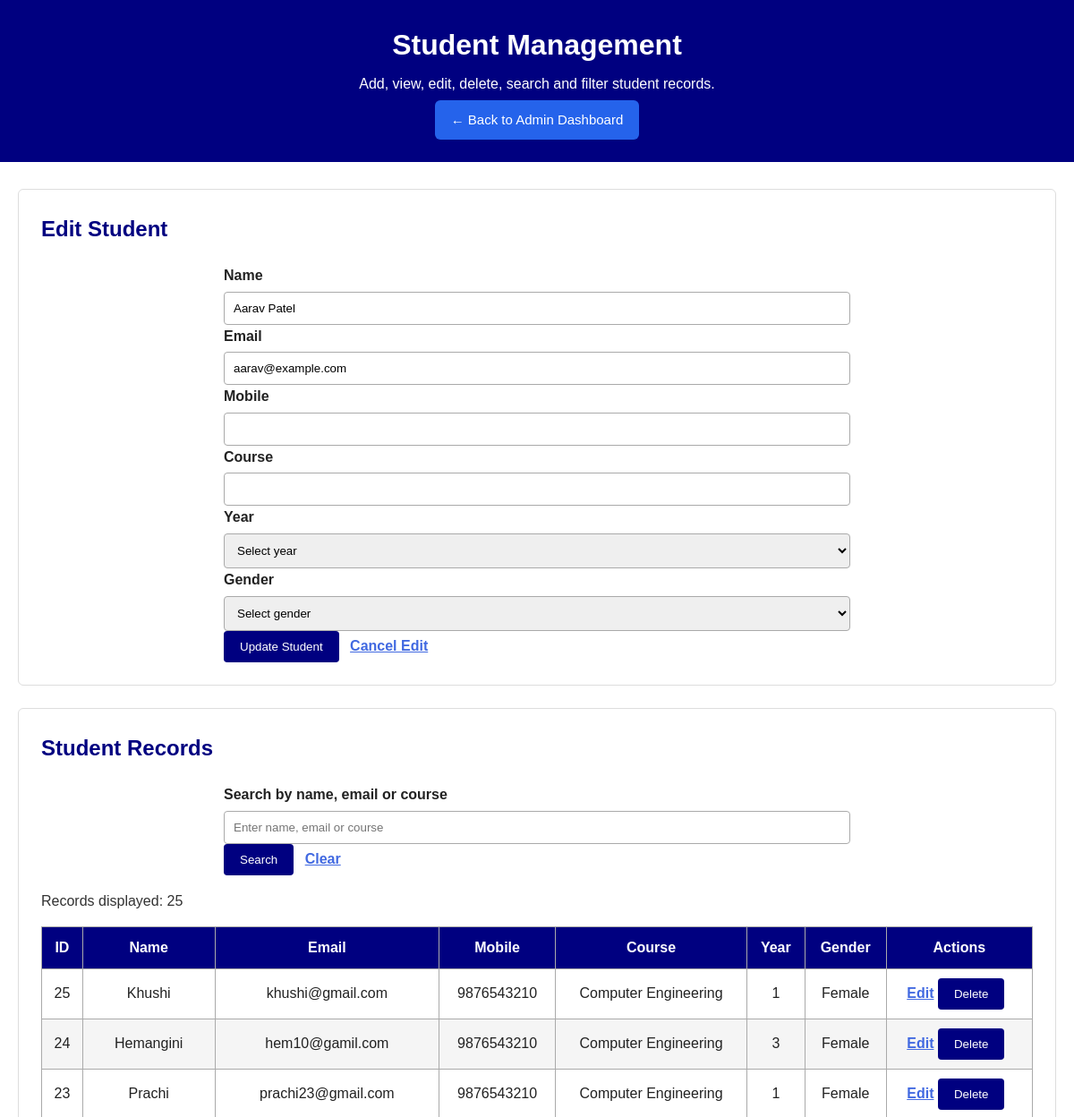
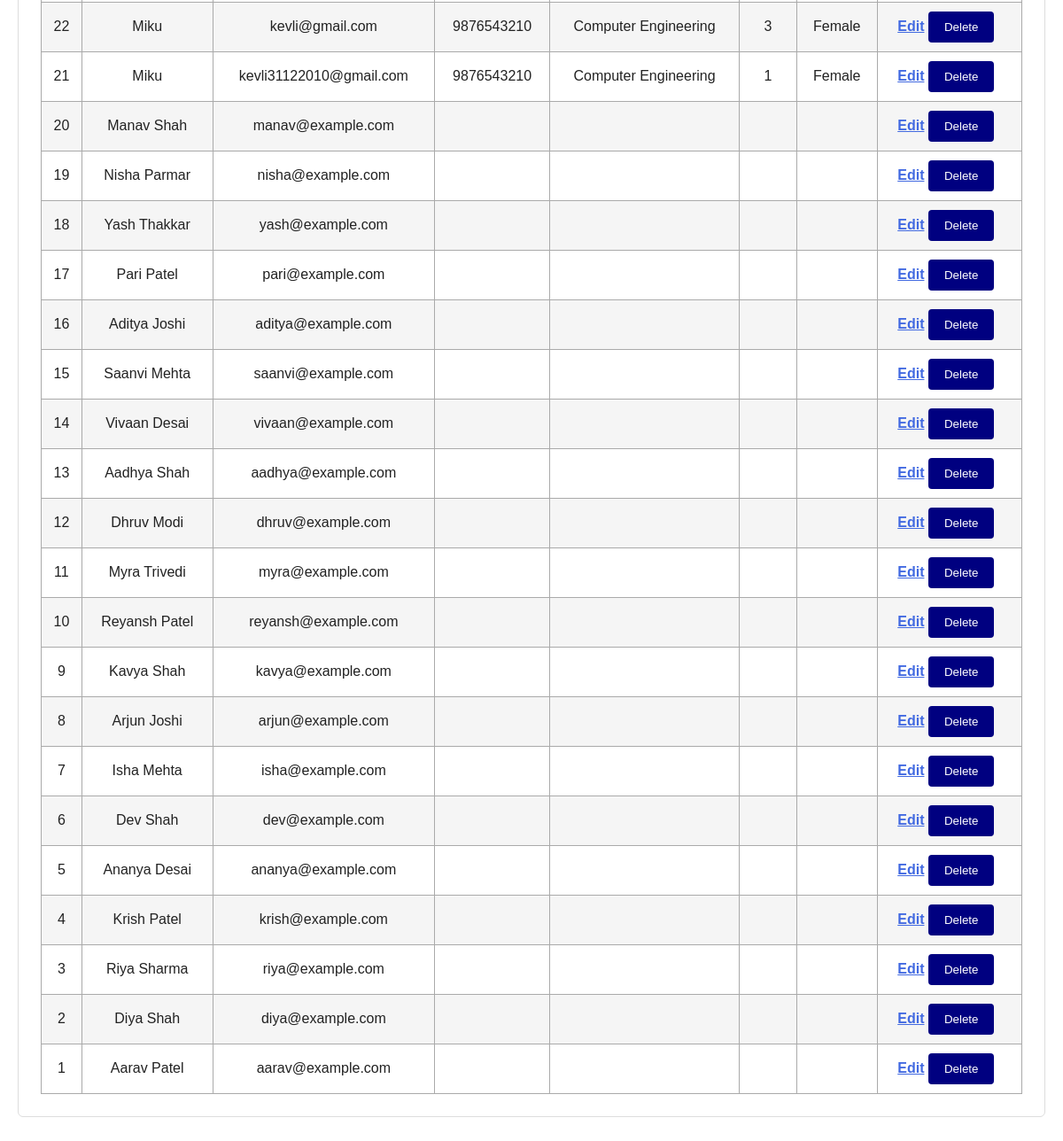
The app's page /Pages/manage_students.php?edit=1 (signed in) with its own data (2 pictures, top to bottom).
### tables this page shows
CREATE TABLE `students` (
  `student_id` int(11) NOT NULL,
  `name` varchar(100) NOT NULL,
  `email` varchar(100) NOT NULL,
  `password` varchar(255) NOT NULL,
  `created_at` timestamp NOT NULL DEFAULT current_timestamp(),
  `mobile` varchar(10) DEFAULT NULL,
  `course` varchar(50) DEFAULT NULL,
  `year` tinyint(3) UNSIGNED DEFAULT NULL,
  `gender` varchar(10) DEFAULT NULL
);

### Pages/manage_students.php (the view, shortened to what this page needs)
<?php
require_once __DIR__ . "/../config/db.php";
$search = trim($_GET["search"] ?? "");
function clean($value) {
    return htmlspecialchars((string)$value, ENT_QUOTES, "UTF-8");
}
$editStudent = null;
if (isset($_GET["edit"])) {
    $id = (int)$_GET["edit"];
    $stmt = $conn->prepare(
        "SELECT student_id, name, email, mobile, course, year, gender
         FROM students WHERE student_id = ?"
    );
    $stmt->bind_param("i", $id);
    $stmt->execute();
    $editStudent = $stmt->get_result()->fetch_assoc();
}
$sql = "SELECT student_id, name, email, mobile, course, year, gender, created_at
        FROM students";
$sql .= " ORDER BY student_id DESC";
$stmt = $conn->prepare($sql);
$stmt->execute();
$students = $stmt->get_result();
?>
<!DOCTYPE html>
<html lang="en">
<head>
    <link rel="stylesheet" href="../css/style.css">
</head>
<body>
<header>
    <h1>Student Management</h1>
    <p>Add, view, edit, delete, search and filter student records.</p>
    <a href="admin_dashboard.php" class="btn">← Back to Admin Dashboard</a>
</header>
<main>
    <section>
        <h2><?= $editStudent ? "Edit Student" : "Add Student" ?></h2>
        <form method="post">
            <label>Name</label>
            <input name="name" required maxlength="100"
                   value="<?= clean($editStudent["name"] ?? "") ?>">
            <label>Email</label>
            <input type="email" name="email" required maxlength="100"
                   value="<?= clean($editStudent["email"] ?? "") ?>">
            <label>Mobile</label>
            <input name="mobile" required pattern="[0-9]{10}"
                   maxlength="10"
                   value="<?= clean($editStudent["mobile"] ?? "") ?>">
            <label>Course</label>
            <input name="course" required
                   value="<?= clean($editStudent["course"] ?? "") ?>">
            <label>Year</label>
            <select name="year" required>
                <option value="">Select year</option>
            </select>
            <label>Gender</label>
            <select name="gender" required>
                <option value="">Select gender</option>
            </select>
            <button type="submit">
                <?= $editStudent ? "Update Student" : "Add Student" ?>
            </button>
            <?php if ($editStudent): ?>
                <a href="manage_students.php">Cancel Edit</a>
            <?php endif; ?>
        </form>
    </section>
    <section>
        <h2>Student Records</h2>
        <form method="get">
            <label>Search by name, email or course</label>
            <input name="search" value="<?= clean($search) ?>"
                   placeholder="Enter name, email or course">
            <button type="submit">Search</button>
            <a href="manage_students.php">Clear</a>
        </form>
        <p>Records displayed: <?= $students->num_rows ?></p>
        <table>
            <thead>
                <tr>
                    <th>ID</th>
                    <th>Name</th>
                    <th>Email</th>
                    <th>Mobile</th>
                    <th>Course</th>
                    <th>Year</th>
                    <th>Gender</th>
                    <th>Actions</th>
                </tr>
            </thead>
            <tbody>
            <?php while ($row = $students->fetch_assoc()): ?>
                <tr>
                    <td><?= (int)$row["student_id"] ?></td>
                    <td><?= clean($row["name"]) ?></td>
                    <td><?= clean($row["email"]) ?></td>
                    <td><?= clean($row["mobile"]) ?></td>
                    <td><?= clean($row["course"]) ?></td>
                    <td><?= clean($row["year"]) ?></td>
                    <td><?= clean($row["gender"]) ?></td>
                    <td>
                        <a href="?edit=<?= (int)$row["student_id"] ?>">Edit</a>
                        <form method="post" style="display:inline"
                              onsubmit="return confirm('Delete this student record?');">
                            <button type="submit">Delete</button>
                        </form>
                    </td>
                </tr>
            <?php endwhile; ?>
            </tbody>
        </table>
    </section>
</main>
</body>
</html>

### css/style.css (style rules this page uses)
* { box-sizing: border-box; }
body { background-color: white; font-family: Arial, sans-serif; color: #222; margin: 0; padding: 0; line-height: 1.6; }
header { background-color: navy; color: white; text-align: center; padding: 25px 20px; }
header h1, header h2 { color: white; margin: 0 0 5px; }
header p { color: white; margin: 5px 0; }
main { max-width: 1200px; margin: 0 auto; padding: 30px 20px; }
section { background-color: white; padding: 25px; margin-bottom: 25px; border: 1px solid #ddd; border-radius: 6px; }
h1, h2, h3 { color: navy; }
section h2 { margin-top: 0; }
p { color: #333; }
form { max-width: 700px; margin: 0 auto; }
label { color: #222; font-weight: bold; }
input, select, textarea { width: 100%; padding: 10px; margin-top: 5px; border: 1px solid #aaa; border-radius: 4px; font-family: Arial, sans-serif; }
button { background-color: navy; color: white; border: none; padding: 10px 18px; margin-right: 8px; border-radius: 4px; cursor: pointer; }
table { width: 100%; border-collapse: collapse; margin-top: 15px; }
th { background-color: navy; color: white; }
th, td { border: 1px solid #aaa; padding: 10px; text-align: center; }
tbody tr:nth-child(even) { background-color: #f5f5f5; }
main a { color: royalblue; font-weight: bold; }
.btn { display: inline-block; padding: 10px 18px; background-color: #2563eb; color: white; text-decoration: none; border: none; border-radius: 6px; font-size: 15px; cursor: pointer; }

### records on screen
students: name "Aarav Patel", email "aarav@example.com", student_id "1"
students: student_id "25", name "Khushi", email "khushi@gmail.com", mobile "9876543210", course "Computer Engineering", year "1", gender "Female"
students: student_id "24", name "Hemangini", email "hem10@gamil.com", mobile "9876543210", course "Computer Engineering", year "3", gender "Female"
students: student_id "23", name "Prachi", email "prachi23@gmail.com", mobile "9876543210", course "Computer Engineering", year "1", gender "Female"
students: student_id "22", name "Miku", email "kevli@gmail.com", mobile "9876543210", course "Computer Engineering", year "3", gender "Female"
students: student_id "21", name "Miku", email "kevli31122010@gmail.com", mobile "9876543210", course "Computer Engineering", year "1", gender "Female"
students: student_id "20", name "Manav Shah", email "manav@example.com"
students: student_id "19", name "Nisha Parmar", email "nisha@example.com"
students: student_id "18", name "Yash Thakkar", email "yash@example.com"
students: student_id "17", name "Pari Patel", email "pari@example.com"
students: student_id "16", name "Aditya Joshi", email "aditya@example.com"
students: student_id "15", name "Saanvi Mehta", email "saanvi@example.com"
students: student_id "14", name "Vivaan Desai", email "vivaan@example.com"
students: student_id "13", name "Aadhya Shah", email "aadhya@example.com"
students: student_id "12", name "Dhruv Modi", email "dhruv@example.com"
students: student_id "11", name "Myra Trivedi", email "myra@example.com"
students: student_id "10", name "Reyansh Patel", email "reyansh@example.com"
students: student_id "9", name "Kavya Shah", email "kavya@example.com"
students: student_id "8", name "Arjun Joshi", email "arjun@example.com"
students: student_id "7", name "Isha Mehta", email "isha@example.com"
students: student_id "6", name "Dev Shah", email "dev@example.com"
students: student_id "5", name "Ananya Desai", email "ananya@example.com"
students: student_id "4", name "Krish Patel", email "krish@example.com"
students: student_id "3", name "Riya Sharma", email "riya@example.com"
students: student_id "2", name "Diya Shah", email "diya@example.com"

### other values on screen
$students->num_rows "25"
